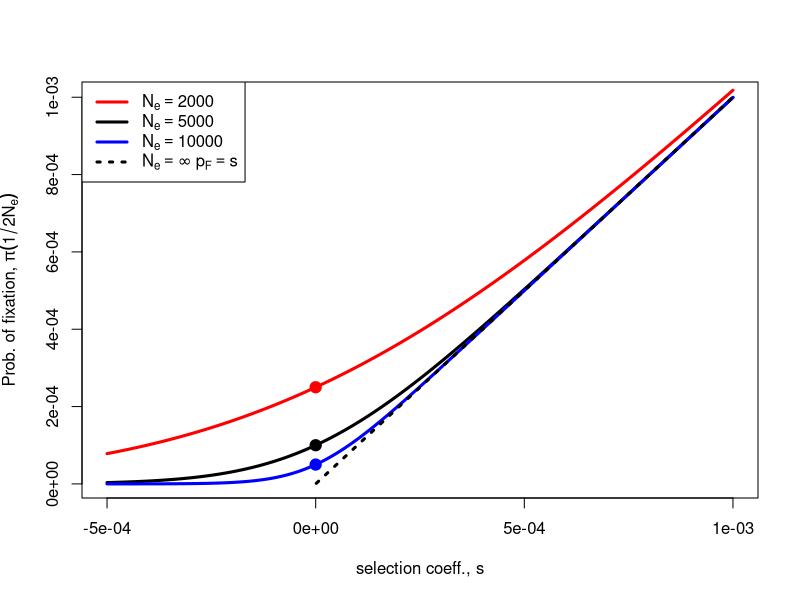
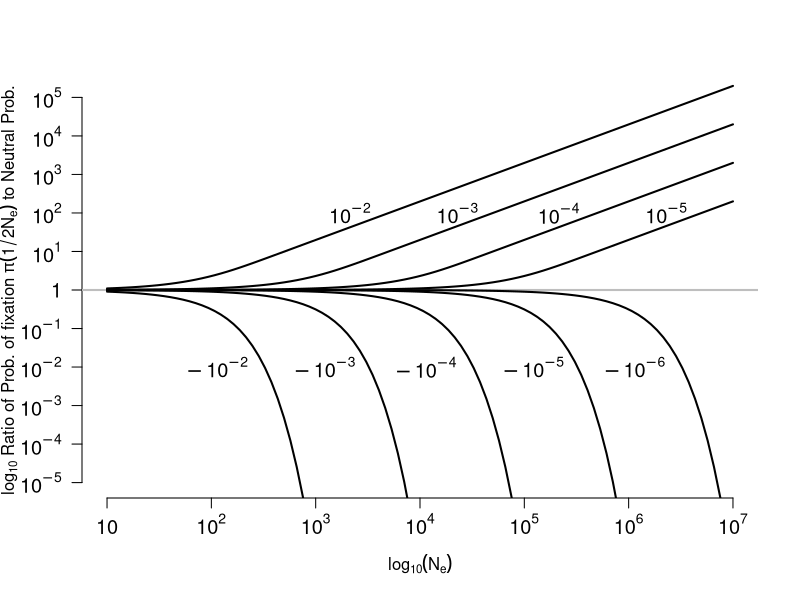

R code for these plots, in order:
N<-5e3
s<-seq(-0.5e-3,1e-3,length=1000)
prob.fix<-(1-exp(-s))/(1-exp(-2*N*s))

plot(s,prob.fix,type="l",lwd=3,xlab="selection coeff., s",ylab=expression(paste("Prob. of fixation, ",pi( 1/ 2*N[e]))))
points(0,1/(2*N),pch=19,cex=1.5,cex.axis=1.2,cex.lab=1.4)

N<-2e3
prob.fix<-(1-exp(-s))/(1-exp(-2*N*s))

lines(s,prob.fix,type="l",lwd=3,col="red")
points(0,1/(2*N),pch=19,cex=1.5,col="red")
N<-10e3
prob.fix<-(1-exp(-s))/(1-exp(-2*N*s))

lines(s,prob.fix,type="l",lwd=3,col="blue")
points(0,1/(2*N),pch=19,cex=1.5,col="blue")
lines(s[s>0],s[s>0],lty=3,lwd=3)
legend(x="topleft", legend=c(expression(N[e] == 2000),expression(N[e] == 5000),expression(N[e] == 10000),expression(N[e]==infinity ~p[F]==s)),col=c("red","black","blue","black"),lwd=3,lty=c(rep(1,3),3))
dev.copy2pdf(file="~/Dropbox/Courses/Popgen_teaching_Notes/figures/prob_fix_diffusion.pdf")

my.s<-c(-1e-6,-1e-5,-1e-4,-1e-3,-1e-2)
my.s<-c(my.s,-rev(my.s[-1]))
N<-10^seq(1,7,length=100)
plot(x=range(N),c(1e-5,1e5),log="xy",ylab=expression(paste(log[10]," Ratio of Prob. of fixation ", pi( 1/ 2*N[e]), " to Neutral Prob.")),xlab=expression(paste(log[10](N[e])) ),type="n",axes=FALSE) #/(1/2*N[e])))
axis(1,at=10^(1:7),label=expression(10,10^2,10^3,10^4,10^5,10^6,10^7),cex.axis=1.2)
axis(2,at=10^(c(-(5:1),0,1:5)),label=expression(10^{-5},10^{-4},10^{-3},10^{-2},10^{-1},1,10^{1},10^{2},10^{3},10^{4},10^{5}),cex.axis=1.2,las=2) #,1:5
my.s.expression<-expression(-10^{-6},-10^{-5},-10^{-4},-10^{-3},-10^{-2},10^{-2},10^{-3},10^{-4},10^{-5})
abline(h=1,col="grey",lwd=2)
for(i in 1:length(my.s)){
	s=my.s[i]
	prob.fix<-(1-exp(-s))/(1-exp(-2*N*s))
	lines(N,prob.fix/(1/(2*N)),lwd=2)
	if(s<0){ text(N[max(which((prob.fix/(1/(2*N))) > 0.01))]/2.5,y=0.01,my.s.expression[i],cex=1.2)
	}else{
		text(N[min(which((prob.fix/(1/(2*N))) > 100))]/2.5,y=100,my.s.expression[i],cex=1.2)
	}
}
dev.copy2pdf(file="~/Dropbox/Courses/Popgen_teaching_Notes/figures/prob_fix_diffusion_var_N.pdf")